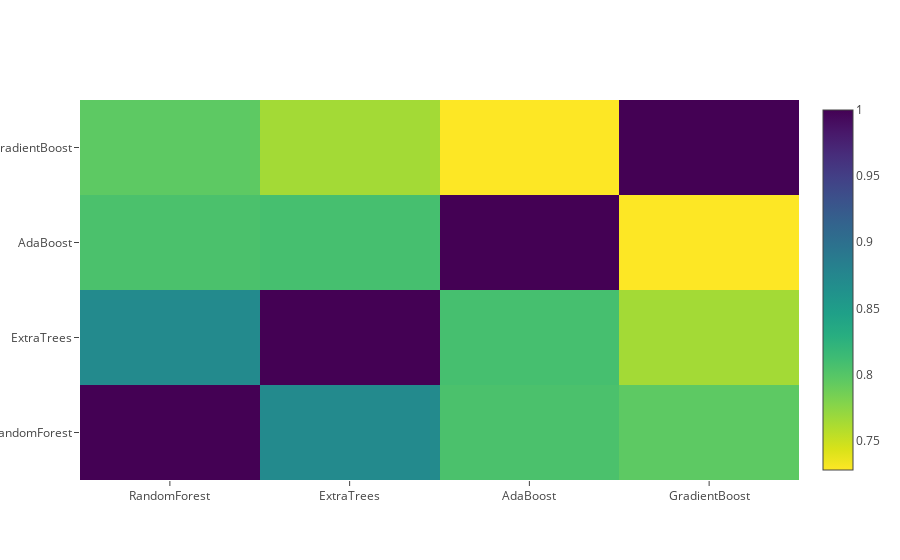

The notebook cell saved with this chart:
### Code cell
data = [go.Heatmap(z = base_predictions_train.astype(float).corr().values,
                  x = base_predictions_train.columns.values,
                  y = base_predictions_train.columns.values,
                  colorscale='Viridis',
                  showscale=True,
                  reversescale=True)]
py.iplot(data, filename='labelled-heatmap')

### Figure 1 — Plotly figure (JSON) as saved in the notebook; plotly's stock layout.template omitted (floating-point values rounded to 4 significant figures)
{"data": [{"colorscale": "Viridis", "reversescale": true, "showscale": true, "type": "heatmap", "uid": "244f8a26-a1dc-11e8-8cab-34363bce09e6", "x": ["RandomForest", "ExtraTrees", "AdaBoost", "GradientBoost"], "y": ["RandomForest", "ExtraTrees", "AdaBoost", "GradientBoost"], "z": [[1, 0.8715, 0.8055, 0.7956], [0.8715, 1, 0.8083, 0.7648], [0.8055, 0.8083, 1, 0.7278], [0.7956, 0.7648, 0.7278, 1]]}], "layout": {}}
